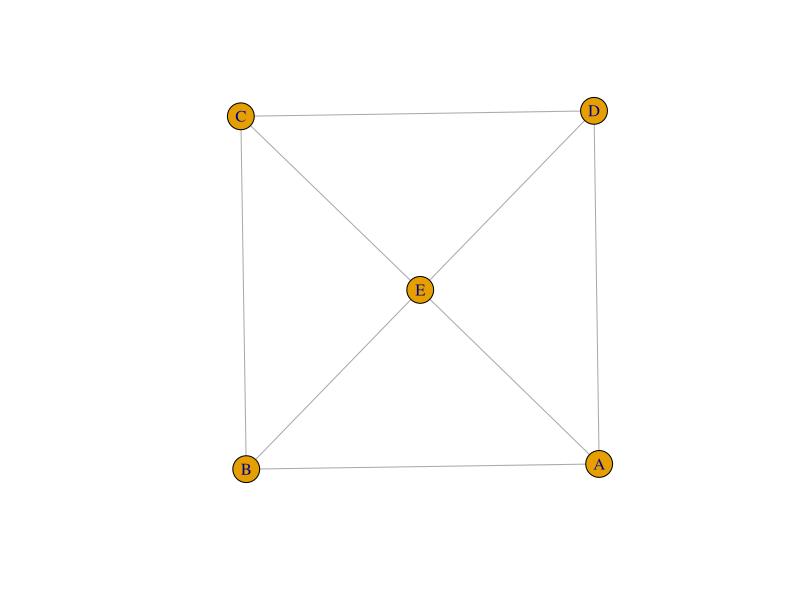
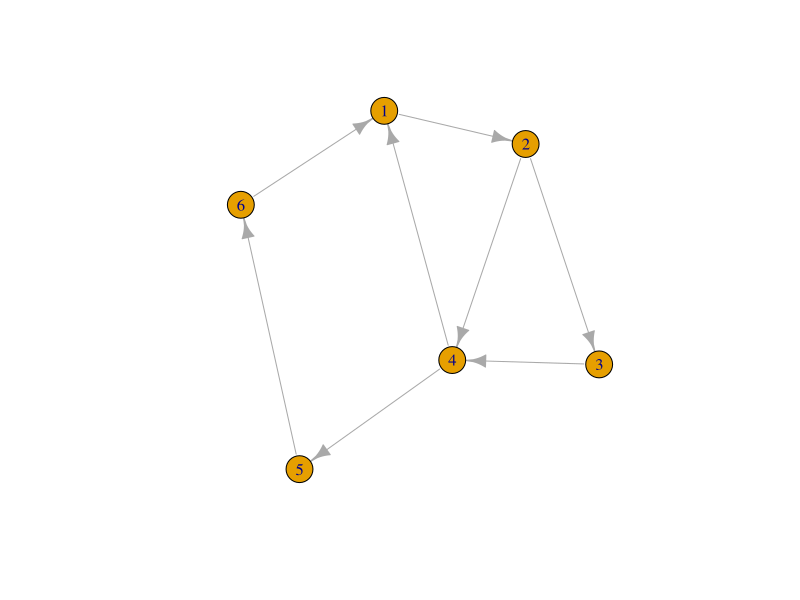

The R source for these figures, in order:
# DO THI

install.packages('igraph')
library(igraph)

# Vo Huong
help(graph)

# A nối B nối C nối D nối A
# E nối với A,B,C,D
vo_huong <- make_graph( ~ A-B-C-D-A, E-A:B:C:D)
plot(vo_huong)


#Co huong
help(make_directed_graph)
# nối theo từng cặp một  (1,2), (2,3)....
a = make_graph(c(1, 2, 2, 3, 3, 4, 5, 6, 4,1, 2,4, 4,5, 6,1), directed = TRUE)
plot(a)
